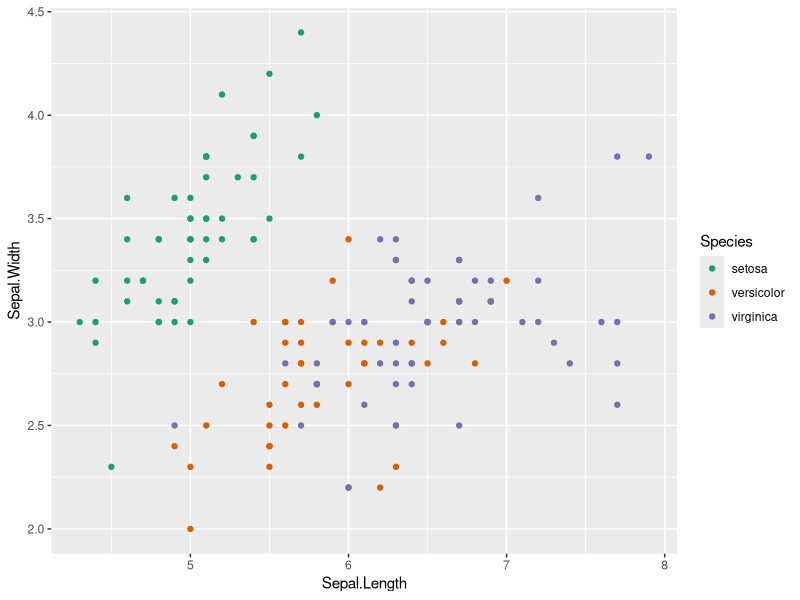

Recreate this plot in R.
## ---- chunk 1
library(ggplot2)
library(dplyr)
## ---- chunk 2

# return the nth fibonacci number
fib_seq = function(n) {
  if(n < 1) stop("n must be pos. integer.")
  if (n == 1) {
    return(1)
  } else if (n == 2) {
    return(1)
  } else {
    f0 = 1
    f1 = 1
    for (i in 3:n) {
      tmp = f0 + f1
      f0 = f1
      f1 = tmp
    }
    return(f1)
  }
}
## ---- chunk 3
lapply(1:10, fib_seq)
## ---- chunk 4
lapply(1:10, fib_seq)
## ---- chunk 5
iris %>%
  ggplot(aes(x=Sepal.Length, y=Sepal.Width, color=Species)) + 
  geom_point() + 
  scale_color_brewer(type="qual", palette="Dark2")
